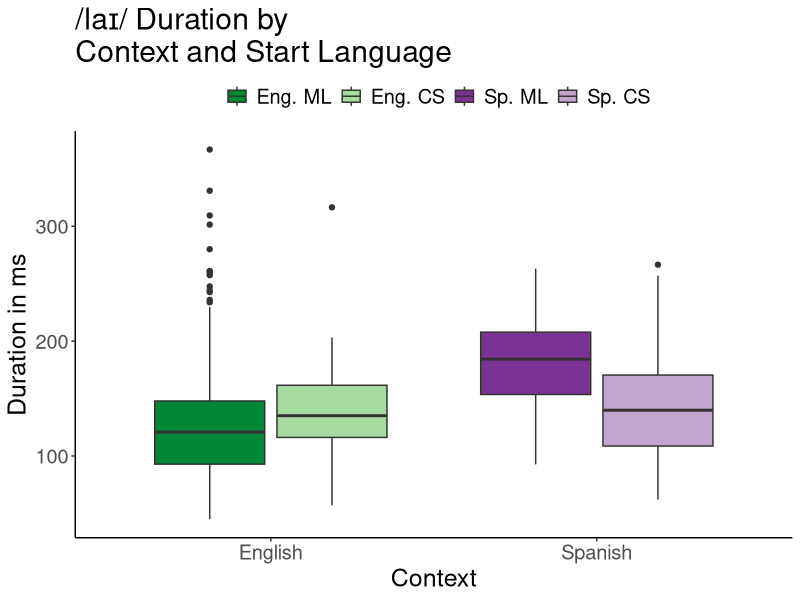
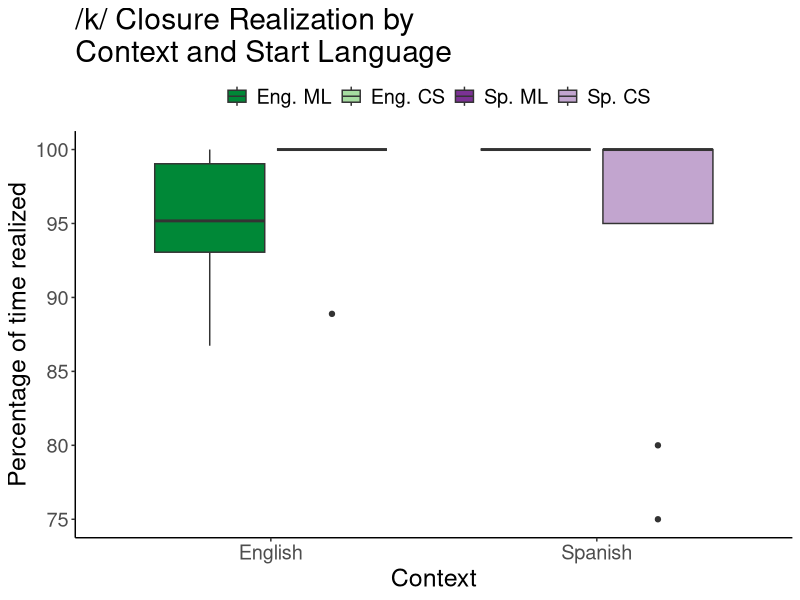
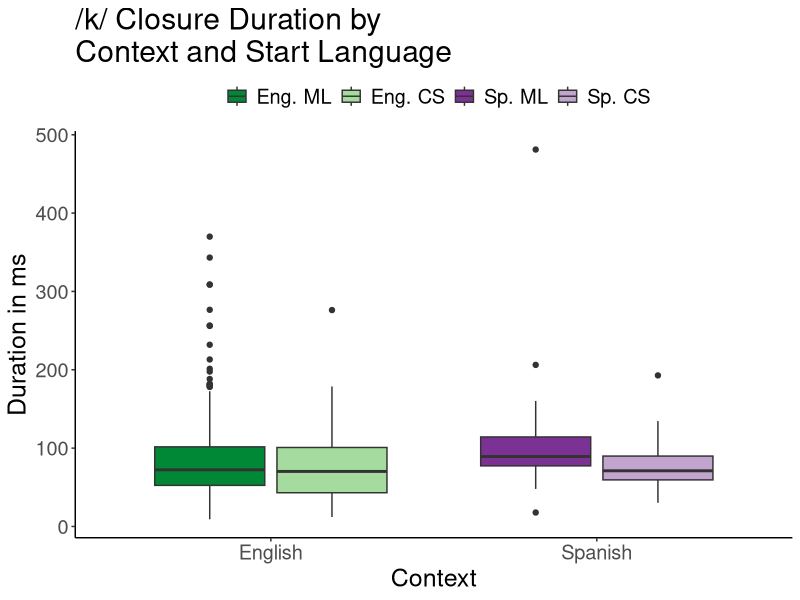
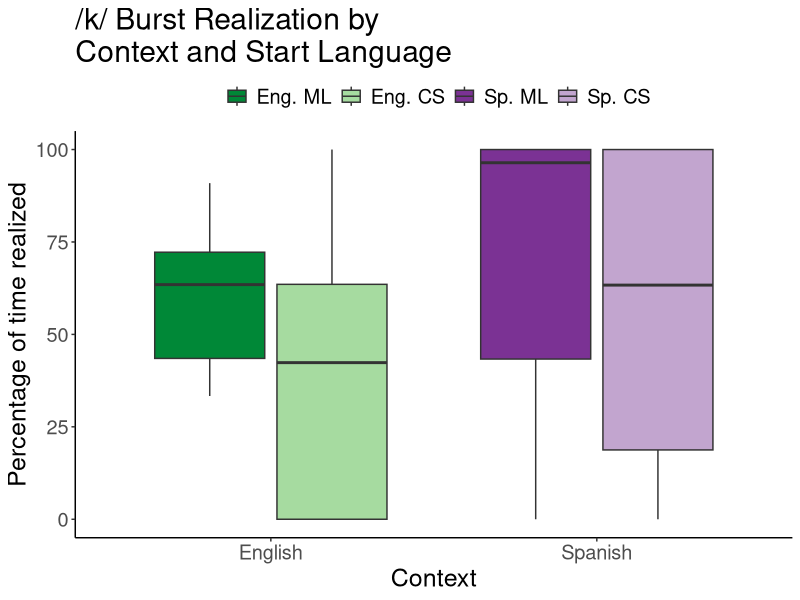
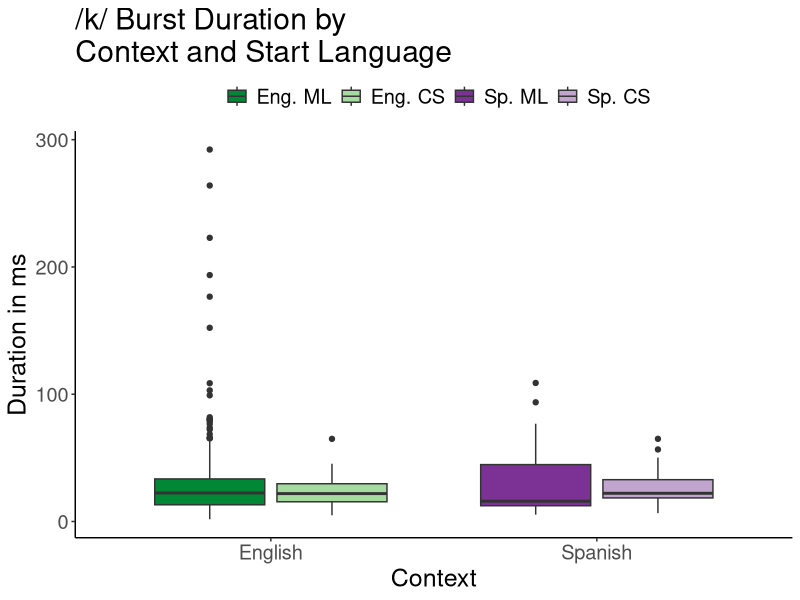

Generate these figures, in order, with R:
## LOAD PACKAGES ####
library(dplyr)
library(ggplot2)
library(RColorBrewer)


## SET COLORS
colors = brewer.pal(5, "PRGn")
col_eng = colors[5]
col_sp = colors[1]
col_cses = colors[4]
col_csse = colors[2]



## READ IN DATA AND CLEAN ####
data = read.table("data/duration.txt", header=T, sep="\t")

# Get rid of 'verb' tokens
data = subset(data, gram_cat!="V")
	data$gram_cat = factor(data$gram_cat)
	
# Get rid of 'CS3' tokens
data = subset(data, context_cat!="CS3")
	data$context_cat = factor(data$context_cat)
	data$context_start_lg = factor(data$context_start_lg)
	data$context_specific = factor(data$context_specific)
	
# Subset out data with main code-switching tokens
data_sub = subset(data, context_specific=="E" | context_specific=="S" | context_specific=="CS_ES" | context_specific=="CS_SE")
	data_sub$context_specific = factor(data_sub$context_specific)
	data_sub$context_cat = factor(data_sub$context_cat)
	data_sub$context_start_lg = factor(data_sub$context_start_lg)
	
# Reorder and rename variables
data_sub = data_sub %>%
  mutate(context_cat = factor(context_cat, levels=c("ML", "CS"), labels=c("monolingual", "code-switching"))) %>%
  mutate(context_start_lg = factor(context_start_lg, levels=c("E", "S"), labels=c("English", "Spanish"))) %>%
  mutate(context_specific = ifelse(context_start_lg == "English" & context_cat == "monolingual", "Eng. ML",
                            ifelse(context_start_lg == "English" & context_cat == "code-switching", "Eng. CS",
                            ifelse(context_start_lg == "Spanish" & context_cat == "monolingual", "Sp. ML", "Sp. CS")))) %>%
  mutate(context_specific = factor(context_specific, levels=c("Eng. ML", "Eng. CS", "Sp. ML", "Sp. CS")))

# Organize data for boxplot of burst production
data_burst = aggregate(data_sub$burst_presence, by=list(data_sub$context_cat, data_sub$context_start_lg), FUN=mean)
	colnames(data_burst) = c("context_cat", "context_start_lg", "burst_percentage")
	
# Make summary data for closure realization
data_closure_sum = data_sub %>%
  group_by(speaker, context_specific, context_start_lg) %>%
  summarise(perc_prod = mean(closure_presence) * 100) %>%
  ungroup()

# Make summary data for burst realization
data_burst_sum = data_sub %>%
  group_by(speaker, context_specific, context_start_lg) %>%
  summarise(perc_prod = mean(burst_presence) * 100) %>%
  ungroup()
	

## MAKE PLOTS ####
# Boxplot of like duration
duration_plot <- ggplot(data_sub, aes(x=context_start_lg, y=like_duration_ms)) +
					geom_boxplot(aes(fill=context_specific)) +
					#scale_fill_manual(values=c("white", "grey")) +
          scale_fill_manual(values=c(col_eng, col_cses, col_sp, col_csse)) +
					ggtitle("/la\u026A/ Duration by\nContext and Start Language") +
					xlab("Context") +
					ylab("Duration in ms") +
					guides(fill=guide_legend(title="")) +
					theme_bw() +
					theme(text=element_text(size=18), title=element_text(size=18), panel.border = element_blank(), panel.grid.major = element_blank(), panel.grid.minor = element_blank(), axis.line = element_line(colour = "black"),
					      legend.position="top", legend.key=element_blank())

cairo_pdf("figures/like_duration.pdf")
duration_plot
dev.off()

# Boxplot of closure realization
closure_realization_plot <- ggplot(data_closure_sum, aes(x=context_start_lg, y=perc_prod)) +
  geom_boxplot(aes(fill=context_specific)) +
  #scale_fill_manual(values=c("white", "grey")) +
  scale_fill_manual(values=c(col_eng, col_cses, col_sp, col_csse)) +
  ggtitle("/k/ Closure Realization by\nContext and Start Language") +
  xlab("Context") +
  ylab("Percentage of time realized") +
  guides(fill=guide_legend(title="")) +
  theme_bw() +
  theme(text=element_text(size=18), title=element_text(size=18), panel.border = element_blank(), panel.grid.major = element_blank(), panel.grid.minor = element_blank(), axis.line = element_line(colour = "black"),
        legend.position="top", legend.key=element_blank())

pdf("figures/closure_realization.pdf")
closure_realization_plot
dev.off()
	
# Boxplot of closure duration
data_clos = subset(data_sub, closure_duration > 0)
closure_duration_plot <- ggplot(data_clos, aes(x=context_start_lg, y=closure_duration)) +
					geom_boxplot(aes(fill=context_specific)) +
					#scale_fill_manual(values=c("white", "grey")) +
          scale_fill_manual(values=c(col_eng, col_cses, col_sp, col_csse)) +
					ggtitle("/k/ Closure Duration by\nContext and Start Language") +
					xlab("Context") +
					ylab("Duration in ms") +
          guides(fill=guide_legend(title="")) +
					theme_bw() +
          theme(text=element_text(size=18), title=element_text(size=18), panel.border = element_blank(), panel.grid.major = element_blank(), panel.grid.minor = element_blank(), axis.line = element_line(colour = "black"),
            legend.position="top", legend.key=element_blank())
	pdf("figures/closure_duration.pdf")
closure_duration_plot
	dev.off()
	
# Boxplot of burst realization
burst_realization_plot <- ggplot(data_burst_sum, aes(x=context_start_lg, y=perc_prod)) +
	  geom_boxplot(aes(fill=context_specific)) +
	  #scale_fill_manual(values=c("white", "grey")) +
	  scale_fill_manual(values=c(col_eng, col_cses, col_sp, col_csse)) +
	  ggtitle("/k/ Burst Realization by\nContext and Start Language") +
	  xlab("Context") +
	  ylab("Percentage of time realized") +
	  guides(fill=guide_legend(title="")) +
	  theme_bw() +
	  theme(text=element_text(size=18), title=element_text(size=18), panel.border = element_blank(), panel.grid.major = element_blank(), panel.grid.minor = element_blank(), axis.line = element_line(colour = "black"),
	        legend.position="top", legend.key=element_blank())

pdf("figures/burst_realization.pdf")
burst_realization_plot
dev.off()
	
# Boxplot of burst duration
data_burst = subset(data_sub, burst_duration > 0)
burst_duration_plot <- ggplot(data_burst, aes(x=context_start_lg, y=burst_duration)) +
					geom_boxplot(aes(fill=context_specific)) +
					#scale_fill_manual(values=c("white", "grey")) +
          scale_fill_manual(values=c(col_eng, col_cses, col_sp, col_csse)) +
					ggtitle("/k/ Burst Duration by\nContext and Start Language") +
					xlab("Context") +
					ylab("Duration in ms") +
          guides(fill=guide_legend(title="")) +
					theme_bw() +
          theme(text=element_text(size=18), title=element_text(size=18), panel.border = element_blank(), panel.grid.major = element_blank(), panel.grid.minor = element_blank(), axis.line = element_line(colour = "black"),
              legend.position="top", legend.key=element_blank())
	pdf("figures/burst_duration.pdf")
burst_duration_plot
	dev.off()
